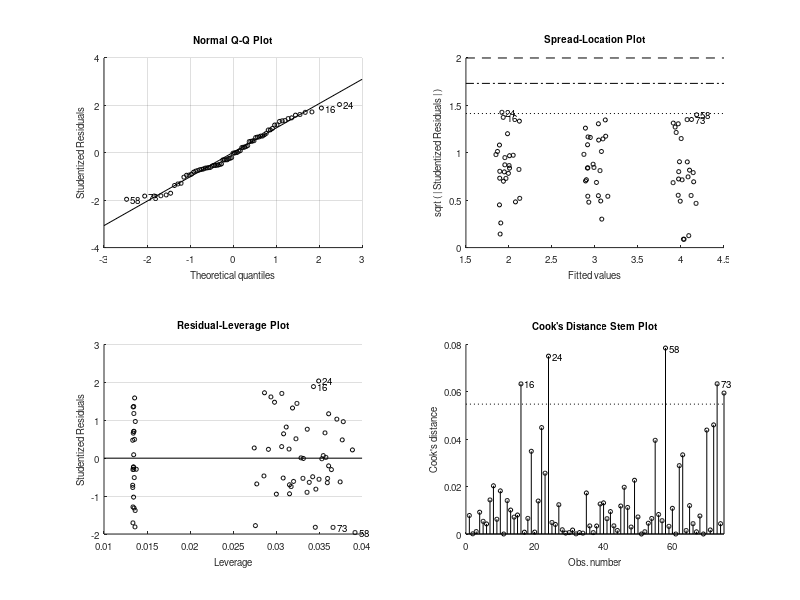

Write the MATLAB code that produced this figure. (Note: this script raises an error after producing the figure.)
function figure_demo

repeats = 25
y = [2 3 4] + 0.5*(rand(repeats,3)-0.5);
x = repmat([1 2 3], [repeats, 1]);
x = x(:);
x = x + 0.3*(rand(numel(x),1)-0.5);
y = y(:)

% Fit a straight line
line_model = fitlm(x, y)

coefficients = line_model.Coefficients;
intercept = coefficients.Estimate(1);
slope = coefficients.Estimate(2);

r_squared = line_model.Rsquared.Ordinary;

x_fit = linspace(0,5,100);

[~, y_line_bounds] = predict(line_model, x_fit', ...
    'Prediction', 'curve');

[~, y_data_bounds] = predict(line_model, x_fit', ...
    'Prediction', 'observation');

r_squared = line_model.Rsquared.Ordinary;


figure(4);
clf
hold on

plot(x, y, 'bo');
y_fit = intercept + slope*x_fit;
plot(x_fit, y_fit, 'k-')
xlabel('Protein Concentration')
ylabel('Optical Density')
plot(x_fit, y_line_bounds, 'b--');
plot(x_fit, y_data_bounds, 'r--');
text(1, 6, sprintf('r^2 = %.3f', r_squared))